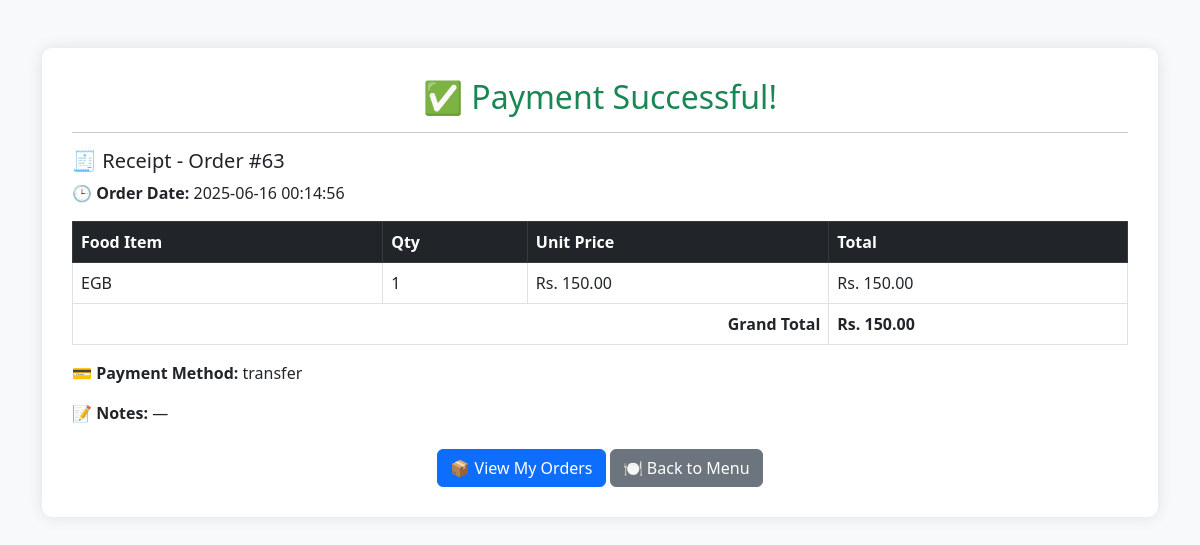
Screenshot of /customer/payment_success.php (signed in) with the database file from the repository.
### tables this page shows
CREATE TABLE `orders` (
  `id` int(11) NOT NULL,
  `user_id` int(11) DEFAULT NULL,
  `order_date` datetime DEFAULT current_timestamp(),
  `status` varchar(50) NOT NULL DEFAULT 'Pending',
  `payment_method` varchar(50) DEFAULT NULL,
  `created_at` timestamp NOT NULL DEFAULT current_timestamp(),
  `name` varchar(100) DEFAULT NULL,
  `phone` varchar(20) DEFAULT NULL,
  `address` text DEFAULT NULL,
  `total` decimal(10,2) DEFAULT NULL,
  `notes` text DEFAULT NULL,
  `payment_status` varchar(50) NOT NULL DEFAULT 'Unpaid'
);

CREATE TABLE `order_items` (
  `id` int(11) NOT NULL,
  `order_id` int(11) NOT NULL,
  `food_id` int(11) NOT NULL,
  `quantity` int(11) NOT NULL,
  `price` decimal(10,2) DEFAULT NULL
);

CREATE TABLE `food_items` (
  `id` int(11) NOT NULL,
  `name` varchar(100) DEFAULT NULL,
  `description` text DEFAULT NULL,
  `price` decimal(10,2) DEFAULT NULL,
  `image` varchar(255) DEFAULT NULL,
  `category_id` int(11) DEFAULT NULL,
  `created_at` timestamp NOT NULL DEFAULT current_timestamp(),
  `category` varchar(50) DEFAULT 'Uncategorized',
  `new_category_id` int(11) DEFAULT NULL,
  `stock` int(11) NOT NULL DEFAULT 0
);

### customer/payment_success.php (the view, shortened to what this page needs)
<?php
include("../includes/db.php");
$user_id = $_SESSION['user_id'];
$order_result = $conn->query("SELECT * FROM orders WHERE user_id = $user_id ORDER BY id DESC LIMIT 1");
$order = $order_result->fetch_assoc();
$order_id = $order['id'];
$items_result = $conn->query("
    SELECT fi.name, oi.quantity, oi.price
    FROM order_items oi
    JOIN food_items fi ON oi.food_id = fi.id
    WHERE oi.order_id = $order_id
");
?>
<!DOCTYPE html>
<html>
<head>
    <link href="https://cdn.jsdelivr.net/npm/bootstrap@5.3.0/dist/css/bootstrap.min.css" rel="stylesheet">
</head>
<body class="bg-light">
<div class="container mt-5">
    <div class="receipt-box">
        <h2 class="text-success text-center">✅ Payment Successful!</h2>
        <hr>
        <h5>🧾 Receipt - Order #<?= $order_id ?></h5>
        <p><strong>🕒 Order Date:</strong> <?= $order['order_date'] ?></p>
        <table class="table table-bordered mt-3">
            <thead class="table-dark">
                <tr>
                    <th>Food Item</th>
                    <th>Qty</th>
                    <th>Unit Price</th>
                    <th>Total</th>
                </tr>
            </thead>
            <tbody>
                <?php $grand_total = 0; ?>
                <?php while ($item = $items_result->fetch_assoc()):
                    $item_total = $item['price'] * $item['quantity'];
                    $grand_total += $item_total;
                ?>
                <tr>
                    <td><?= htmlspecialchars($item['name']) ?></td>
                    <td><?= $item['quantity'] ?></td>
                    <td>Rs. <?= number_format($item['price'], 2) ?></td>
                    <td>Rs. <?= number_format($item_total, 2) ?></td>
                </tr>
                <?php endwhile; ?>
                <tr>
                    <td colspan="3" class="text-end"><strong>Grand Total</strong></td>
                    <td><strong>Rs. <?= number_format($grand_total, 2) ?></strong></td>
                </tr>
            </tbody>
        </table>
        <p><strong>💳 Payment Method:</strong> <?= htmlspecialchars($order['payment_method'] ?? 'N/A') ?></p>
        <p><strong>📝 Notes:</strong> <?= $order['notes'] ? nl2br(htmlspecialchars($order['notes'])) : '—' ?></p>
        <div class="mt-4 text-center">
            <a href="orders.php" class="btn btn-primary">📦 View My Orders</a>
            <a href="menu.php" class="btn btn-secondary">🍽 Back to Menu</a>
        </div>
    </div>
</div>
</body>
</html>

### customer/payment_success.php (style rules this page uses)
.receipt-box { background: #fff; padding: 30px; border-radius: 10px; box-shadow: 0 0 15px rgba(0,0,0,0.1); }

### rows the page displays
orders: id "63", order_date "2025-06-16 00:14:56", payment_method "transfer"
order_items: food.name "EGB", quantity "1", price "150.00"

### other values shown
$grand_total "150.00"
